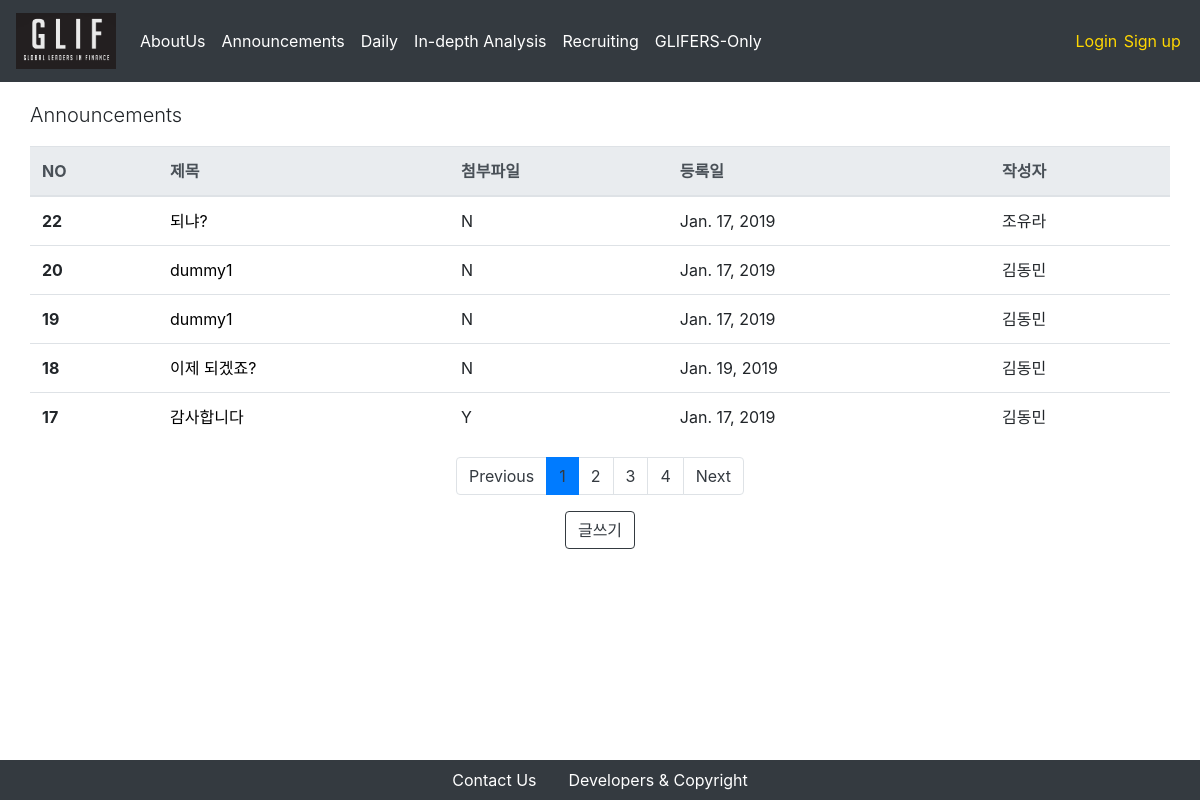
Screenshot of /announcement/ with the database file from the repository.
### announcement/models.py (models this page shows, shortened)
class Post(models.Model):
    title = models.CharField(max_length = 250)
    attached_file = models.FileField(upload_to = 'announcement_attached_files/%Y/%m/%d/', blank = True, null = True)
    written_date = models.DateField(auto_now = True)
    writer = models.ForeignKey(CustomUser, on_delete = models.CASCADE, related_name = "announcement_writer")
    content = models.TextField(max_length= 5000)

### users/models.py (models this page shows)
class CustomUser(AbstractUser):
    name_en = models.CharField(max_length = 250)
    name_kr = models.CharField(max_length = 250)
    birthdate = models.DateField(default = "2000-01-01")
    phonenumber = models.CharField(max_length = 250)
    self_intro = models.TextField(max_length = 1000)
    workplace = models.CharField(max_length = 250, default = '')
    profile_img = models.FileField(upload_to = 'profiles/%Y/%m/%d/')
    glif_OB = 'OB'
    glif_1st = '1기'
    glif_2nd = '2기'
    glif_3rd = '3기'
    glif_4th = '4기'
    nth_CHOICES = (
        (glif_OB, 'OB'),
        (glif_1st, '1기'),
        (glif_2nd, '2기'),
        (glif_3rd, '3기'),
        (glif_4th, '4기'),
    )
    year_in_school = models.CharField(
        max_length=2,
        choices=nth_CHOICES,
        default=glif_4th,
    )
    def __str__(self):
        return self.name_kr

### announcement/views.py (the view)
# urls.py: path('', PostListView.as_view(), name='announcement-index'),
class PostListView(ListView):
    model = Post
    template_name = 'announcement/index.html'
    context_object_name = "posts"
    paginate_by = 5
    block_size = 5 # 하단의 페이지 목록 수
    def get_queryset(self):
        order_by_recent_time = Post.objects.all().order_by("-pk")
        return order_by_recent_time
    def get_context_data(self, **kwargs):
        context = super(PostListView, self).get_context_data(**kwargs)
        block_size = 5 # 하단의 페이지 목록 수
        start_index = int((context['page_obj'].number - 1) / self.block_size) * self.block_size
        end_index = min(start_index + self.block_size, len(context['paginator'].page_range))
        context['page_range'] = context['paginator'].page_range[start_index:end_index]
        return context

### announcement/templates/announcement/index.html
{% extends 'setups/base.html' %}
{% block body %}
<div class = "container">
    <div class = "row">
        <p class = "lead">Announcements</p>
        <table class="table">
            <thead class="thead-light">
                <tr>
                    <th scope="col">NO</th>
                    <th scope="col">제목</th>
                    <th scope="col">첨부파일</th>
                    <th scope="col">등록일</th>
                    <th scope="col">작성자</th>
                </tr>
            </thead>
            <tbody>
                {% for post in posts %}
                    <tr>
                        <th scope="row">{{ post.id }}</th>
                        <td>
                            <a href="/announcement/{{post.pk}}" style = "color:black"> {{ post.title }} </a>
                        </td>
                        {% if post.attached_file != '' %}
                            <td>Y</td>
                        {% else %}
                            <td>N</td>
                        {% endif %}
                        <td>{{ post.written_date }}</td>
                        <td>{{ post.writer }}</td>
                    </tr>
                {% endfor %}
            </tbody>
        </table>
    </div>
    <nav aria-label="Page navigation">
        <ul class="pagination justify-content-center">
            {% if page_obj.has_previous %}
            <li class = "page-item">
                <a class = "page-link" href="?page={{ page_obj.previous_page_number }}" aria-label="Previous">
                Previous
                </a>
            </li>
            {% else %}
            <li class="page-item"><a class="page-link" href="#" tabindex="-1" aria-disabled="true">Previous</a></li>
            {% endif %}
            {% for i in page_range %}
            {% if page_obj.number == i %}
                <li class = "active page-item"><a class="page-link" href="#">{{i}}</a></li>
            {% else %}
                <li class = "page-item"><a class = "page-link" href="?page={{ i }}">{{ i }}</a></li>
            {% endif %}
            {% endfor %}
            {% if page_obj.has_next %}
            <li class = "page-item">
                <a class = "page-link" href="?page={{ page_obj.next_page_number }}" aria-label="Next">
                    Next
                </a>
            </li>
            {% else %}
            <li class="page-item">
                <a class="page-link" href="#">Next</a>
            </li>
            {% endif %}
        </ul>
    </nav>
    <div class = "row align-items-center justify-content-center">
        <button type="button" class="btn btn-outline-dark" onclick="location.href = '/announcement/new'">글쓰기</button>
    </div>
</div>
{% endblock %}

### setups/static/setups/css/index.css (style rules this page uses)
.container { margin-top: 100px; margin-bottom: 100px; }
.btn { margin-left: 0.1em; margin-right: 0.1em; }
a.page-link { color: #343a40!important; }
.page-item.active { background-color: gold; }

### setups/static/setups/css/navbar.css (style rules this page uses)
a { color: white; }

### rows the page displays
Post: id "22", title "되냐?", attached_file "N", written_date "Jan. 17, 2019", writer "조유라"
Post: id "20", title "dummy1", attached_file "N", written_date "Jan. 17, 2019", writer "김동민"
Post: id "19", title "dummy1", attached_file "N", written_date "Jan. 17, 2019", writer "김동민"
Post: id "18", title "이제 되겠죠?", attached_file "N", written_date "Jan. 19, 2019", writer "김동민"
Post: id "17", title "감사합니다", shows "Y", written_date "Jan. 17, 2019", writer "김동민"

### other values shown
{{ i }} "1"
{{ i }} "2" "3" "4"
